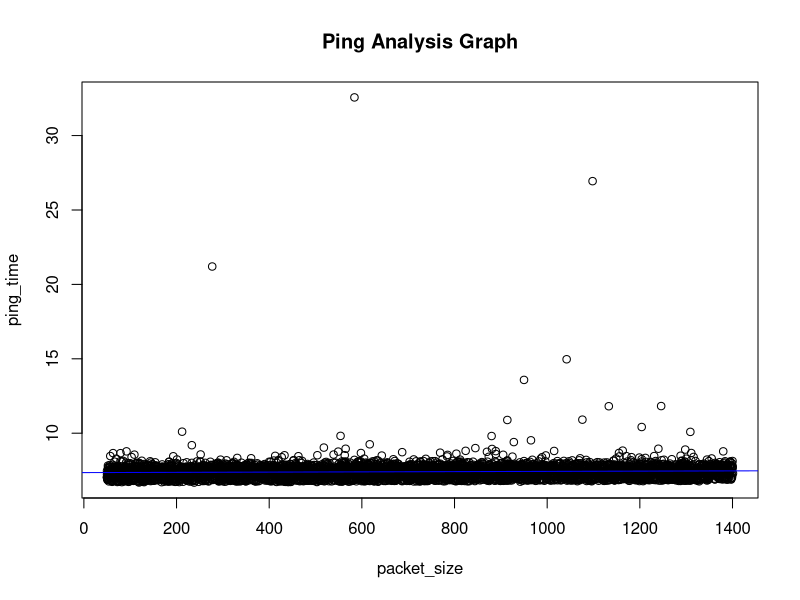

This chart was generated by the following R code:
# Getting the data

df = read.csv("data.csv",header=F,col.names = c("packet_size","ping_time"))

# Creating the .png file

png(file='ping_analysis_graph.png',width=800,height=600)
plot(ping_time~packet_size,data=df,main="Ping Analysis Graph")
coeff_lm = lm(ping_time~packet_size,data=df)
abline(coeff_lm,col="blue")
dev.off()

summary(coeff_lm)

